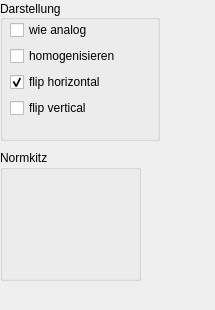
<?xml version="1.0" encoding="UTF-8"?>
<ui version="4.0">
 <class>Form</class>
 <widget class="QWidget" name="Form">
  <property name="geometry">
   <rect>
    <x>0</x>
    <y>0</y>
    <width>215</width>
    <height>310</height>
   </rect>
  </property>
  <property name="windowTitle">
   <string>Form</string>
  </property>
  <widget class="QWidget" name="verticalLayoutWidget_2">
   <property name="geometry">
    <rect>
     <x>0</x>
     <y>0</y>
     <width>160</width>
     <height>141</height>
    </rect>
   </property>
   <layout class="QVBoxLayout" name="verticalLayout_2">
    <item>
     <widget class="QGroupBox" name="groupBox">
      <property name="sizePolicy">
       <sizepolicy hsizetype="Preferred" vsizetype="Preferred">
        <horstretch>1</horstretch>
        <verstretch>5</verstretch>
       </sizepolicy>
      </property>
      <property name="sizeIncrement">
       <size>
        <width>0</width>
        <height>0</height>
       </size>
      </property>
      <property name="baseSize">
       <size>
        <width>0</width>
        <height>300</height>
       </size>
      </property>
      <property name="autoFillBackground">
       <bool>false</bool>
      </property>
      <property name="title">
       <string>Darstellung</string>
      </property>
      <property name="alignment">
       <set>Qt::AlignLeading|Qt::AlignLeft|Qt::AlignVCenter</set>
      </property>
      <property name="flat">
       <bool>false</bool>
      </property>
      <widget class="QWidget" name="verticalLayoutWidget">
       <property name="geometry">
        <rect>
         <x>10</x>
         <y>20</y>
         <width>121</width>
         <height>101</height>
        </rect>
       </property>
       <layout class="QVBoxLayout" name="verticalLayout">
        <item>
         <widget class="QCheckBox" name="CVwie_analogCheckBox">
          <property name="text">
           <string>wie analog</string>
          </property>
          <property name="checked">
           <bool>false</bool>
          </property>
         </widget>
        </item>
        <item>
         <widget class="QCheckBox" name="CVhomogenizeCheckBox">
          <property name="enabled">
           <bool>true</bool>
          </property>
          <property name="text">
           <string>homogenisieren</string>
          </property>
          <property name="checked">
           <bool>false</bool>
          </property>
         </widget>
        </item>
        <item>
         <widget class="QCheckBox" name="CVfliphorCheckBox">
          <property name="text">
           <string>flip horizontal</string>
          </property>
          <property name="checked">
           <bool>true</bool>
          </property>
         </widget>
        </item>
        <item>
         <widget class="QCheckBox" name="CVflipverCheckBox">
          <property name="text">
           <string>flip vertical</string>
          </property>
          <property name="checked">
           <bool>false</bool>
          </property>
         </widget>
        </item>
       </layout>
      </widget>
     </widget>
    </item>
   </layout>
  </widget>
  <widget class="QGroupBox" name="groupBox_2">
   <property name="geometry">
    <rect>
     <x>0</x>
     <y>150</y>
     <width>141</width>
     <height>131</height>
    </rect>
   </property>
   <property name="title">
    <string>Normkitz</string>
   </property>
   <widget class="QWidget" name="verticalLayoutWidget_3">
    <property name="geometry">
     <rect>
      <x>10</x>
      <y>20</y>
      <width>121</width>
      <height>101</height>
     </rect>
    </property>
    <layout class="QVBoxLayout" name="verticalLayout_3">
     <item>
      <widget class="QLabel" name="normkitz">
       <property name="text">
        <string/>
       </property>
      </widget>
     </item>
    </layout>
   </widget>
  </widget>
 </widget>
 <resources/>
 <connections/>
</ui>
